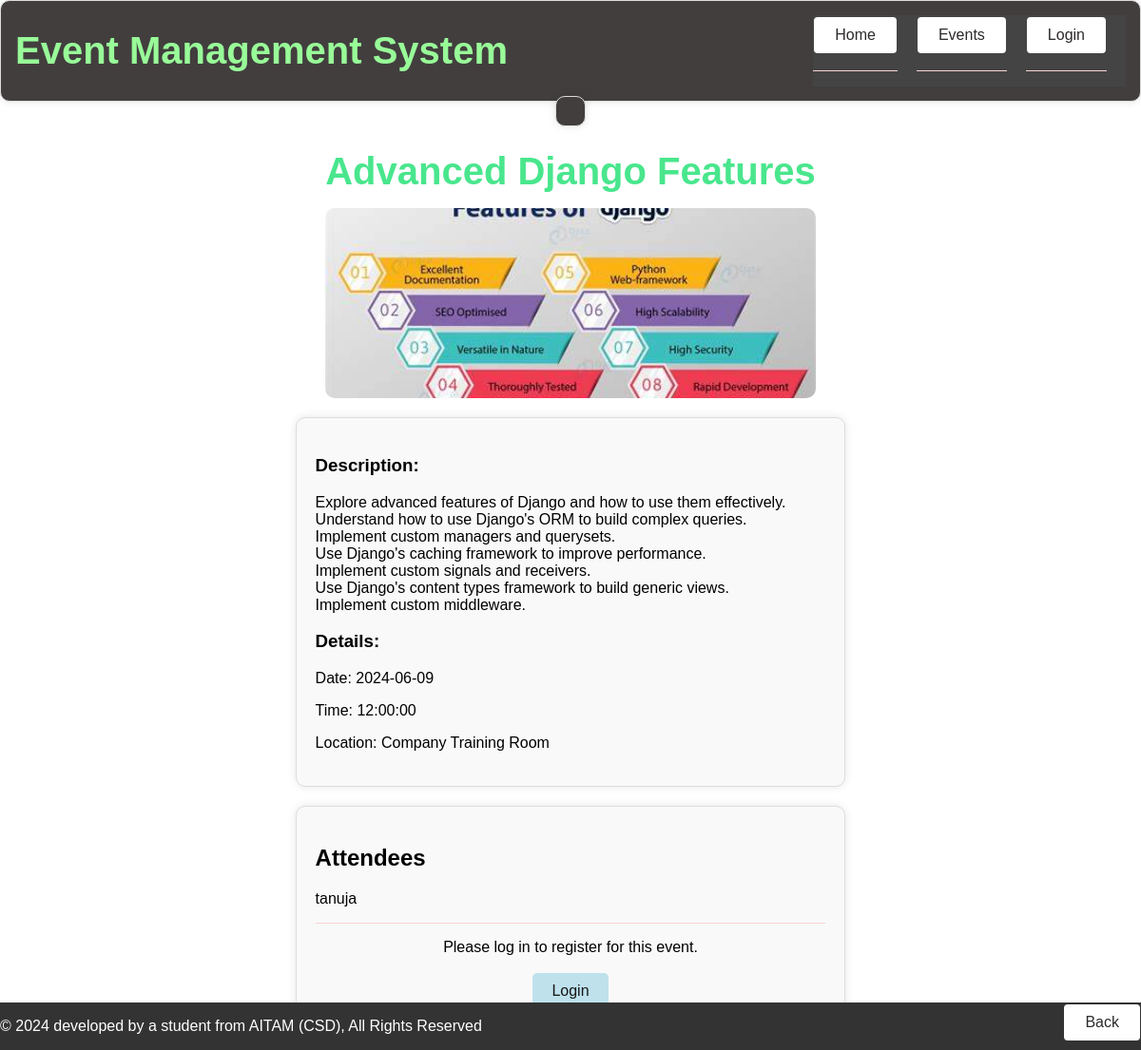
The app's page /event/3/ with its own data.
### event/models.py (models this page shows, shortened)
class Event(models.Model):
    title = models.CharField(max_length=200)
    description = models.TextField()
    date = models.DateField()
    time = models.TimeField()
    location = models.CharField(max_length=200)
    organizer = models.ForeignKey(User, on_delete=models.CASCADE)
    banner=models.ImageField(default='fallback.png',blank=True)

class Attendee(models.Model):
    user = models.ForeignKey(User, on_delete=models.CASCADE)
    event = models.ForeignKey(Event, on_delete=models.CASCADE)

### event/views.py (the view)
# urls.py: path('event/<int:event_id>/', views.event_detail, name='event_detail'),
def event_detail(request, event_id):
    event = get_object_or_404(Event, pk=event_id)
    attendees = Attendee.objects.filter(event=event)
    return render(request, 'event/event_detail.html', {'event': event, 'attendees': attendees})

### event/templates/event/event_detail.html (shortened to what this page needs)
{% extends 'event/base.html' %}
{% load static %}
{% block content %}
<div id="header">
</div>
<div id="content">
    <div id="header-content">
        <h1>{{ event.title }}</h1>
        <img src="{{ event.banner.url }}" alt="{{ event.title }}" class="banner">
    </div>
    <div class="event-description">
        <h3>Description:</h3>
        <p>{{ event.description|linebreaksbr }}</p>
        <h3>Details:</h3>
        <p>Date: {{ event.date|linebreaksbr }}</p>
        <p>Time: {{ event.time|linebreaksbr }}</p>
        <p>Location: {{ event.location|linebreaksbr }}</p>
    </div>
    <div class="attendees">
        <h2>Attendees</h2>
        <ul>
            {% for attendee in attendees %}
                <li>{{ attendee.user.username }}</li>
            {% empty %}
                <li>No attendees yet.</li>
            {% endfor %}
        </ul>
    <div class="register-button">
        {% if user.is_authenticated %}
            {% if user == event.organizer %}
            {% else %}
                <button id='register-button' onclick="location.href='{% url 'register' event.id %}'" class="btn btn-primary">Register for Event</button>
            {% endif %}
        {% else %}
            <p>Please log in to register for this event.</p>
            <button id='login-button' onclick="location.href='{% url 'login_view' %}'" class="btn btn-secondary">Login</button>
        {% endif %}
    </div>
    </div>
</div>
{% endblock %}

### static/css/style.css (style rules this page uses)
body { font-family: Arial, sans-serif; margin: 0; padding: 0; background-color: #e8eff0; }
#content { display: flex; justify-content: center; align-items: center; height: 80vh; }
h1 { font-size: 2.5rem; margin-bottom: 1rem; color: #49e68d; }
ul { list-style: none; padding: 0; margin: 0; }
li { margin-bottom: 1rem; padding-bottom: 1rem; border-bottom: 1px solid #fad2d2; }
body { background-color: white; margin: 0; padding: 0; }
.banner { display: block; width:100%; max-width: 800px; }

### event/templates/event/base.html (style rules this page uses)
body { font-family: Arial, sans-serif; margin: 0; padding: 0; }
#header { background-color: #333; color: #fff; padding: 2em; text-align: center; }
#content { padding: 2em; }
button { background-color: #FFFFFF; color: rgb(45, 42, 42); padding: 10px 22px; text-align: center; text-decoration: none; display: inline-block; font-size: 16px; margin: 2px 1px; cursor: pointer; border: none; border-radius: 4px; }

### event/templates/event/event_detail.html (style rules this page uses)
#header-content { margin-top: 260px; }
#header { background-color: #423e3e; padding: 15px; border: 1px solid #ddd; border-radius: 10px; box-shadow: 0 0 10px rgba(0, 0, 0, 0.1); margin-bottom: 20px; display: flex; justify-content: space-between; align-items: center; }
#content { display: flex; flex-direction: column; align-items: center; padding: 20px; }
.event-description { margin-bottom: 20px; padding: 20px; background-color: #f9f9f9; border: 1px solid #ddd; border-radius: 10px; box-shadow: 0 0 10px rgba(0, 0, 0, 0.1); width: 100%; }
.attendees { margin-bottom: 10px; padding: 20px; background-color: #f9f9f9; border: 1px solid #ddd; border-radius: 10px; box-shadow: 0 0 10px rgba(0, 0, 0, 0.1); width: 100%; }
.register-button { text-align: center; margin-bottom: 20px; }
.banner { margin-bottom: 20px; width: 100%; height: 200px; object-fit: cover; border-radius: 10px; }
.btn { padding: 10px 20px; border: none; border-radius: 5px; cursor: pointer; }
.btn-secondary { background-color: #bee1ec; color: #181616; }

### records on screen
Event: title "Advanced Django Features", banner (picture), description "Explore advanced features of Django and how to use them effectively. Understand how to use Django's ORM to build complex queries. Implement custom managers and querysets. Use Django's caching framework to improve performance. Implement custom signals and receivers. Use Django's content types framework to build generic views. Implement custom middleware.", date "2024-06-09", time "12:00:00", location "Company Training Room"
Attendee: user.username "tanuja"
